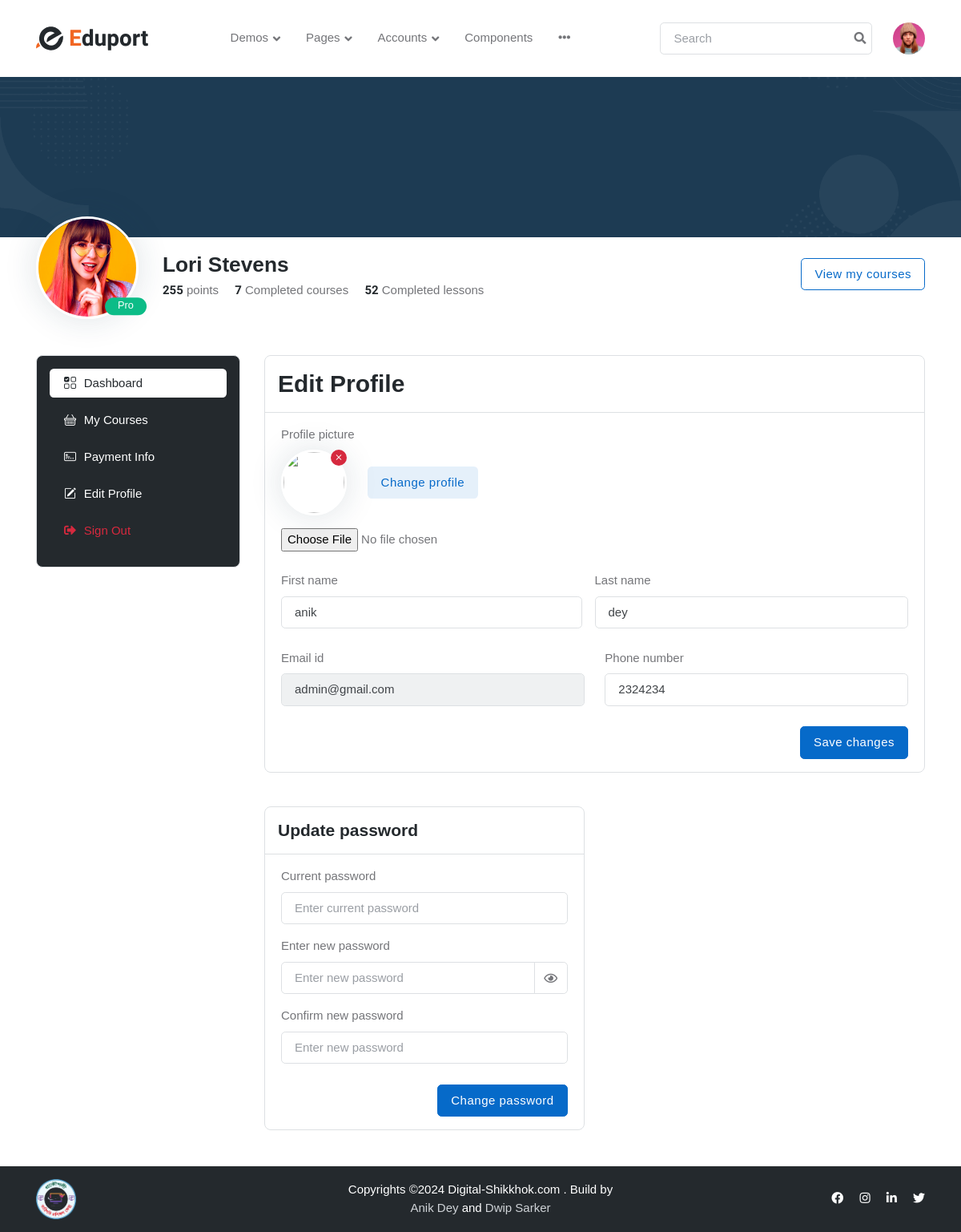
The app's page /student/student_edit_profile.php (signed in) with its own data.
### tables this page shows
CREATE TABLE `users` (
  `id` int(255) NOT NULL,
  `role` int(255) NOT NULL DEFAULT 1,
  `first_name` varchar(255) NOT NULL,
  `last_name` varchar(255) NOT NULL,
  `phone` varchar(255) NOT NULL,
  `email` varchar(255) NOT NULL,
  `password` varchar(255) NOT NULL,
  `avatar` varchar(255) NOT NULL,
  `created_at` datetime NOT NULL DEFAULT current_timestamp(),
  `updated_at` datetime NOT NULL DEFAULT current_timestamp()
);

### includes/get_user_by_id.php (called while the page is built, shortened)
<?php
function get_user($conn, $user_id)
{
    $stmt = $conn->prepare("SELECT * FROM users WHERE id = ?");
    $stmt->bind_param("s", $user_id);
    if (!$stmt->execute()) {
        echo "Error executing query: " . $stmt->error;
        return null;
    }
    $result = $stmt->get_result();
    if ($result->num_rows > 0) {
        $user = $result->fetch_assoc();
        return $user;
    } else {
        echo "No user found with the given email.";
        $stmt->close();
        return null;
    }
}
?>

### student/student_edit_profile.php (the view, shortened to what this page needs)
<?php
include '../includes/db.php';
include	'../includes/get_user_by_id.php';
$user_id = $_SESSION['user_id'];
$user = get_user($conn, $user_id);
?>
<div class="col-xl-9">
	<div class="card bg-transparent border rounded-3">
		<div class="card-header bg-transparent border-bottom">
			<h3 class="card-header-title mb-0">Edit Profile</h3>
		</div>
		<div class="card-body">
			<form action="../includes/process_student_update_profile.php" method="POST" enctype="multipart/form-data" class="row g-4">
				<div class="col-12 justify-content-center align-items-center">
					<label class="form-label">Profile picture</label>
					<div class="d-flex align-items-center">
						<label class="position-relative me-4" for="uploadfile-1" title="Replace this pic">
							<span class="avatar avatar-xl">
								<img id="uploadfile-1-preview" class="avatar-img rounded-circle border border-white border-3 shadow" src="../uploads/img/users/<?php echo $user['avatar']; ?>" alt="">
							</span>
							<button type="button" class="uploadremove"><i class="bi bi-x text-white"></i></button>
						</label>
						<label class="btn btn-primary-soft mb-0 d-block" for="uploadfile-1">Change profile
							</label>
							<br>
					</div>
					<div class="d-block mt-3">
								<input id="avatar" class="display-none" type="file" name="avatar">
							</div>
				</div>
				<div class="col-12">
					<div class="input-group d-flex justify-content-between">
						<div class=" me-2" style="width: 48%;">
							<label class="form-label d-block">First name</label>
							<input type="text" name="fname" id="fname" class="form-control" value="<?php echo $user['first_name']; ?>" placeholder="First name">
						</div>
						<div class="w-50">
							<label class="form-label d-block">Last name</label>
							<input type="text" name="lname" id="lname" class="form-control" value="<?php echo $user['last_name']; ?>" placeholder="Last name">
						</div>
					</div>
				</div>
				<div class="col-md-6">
					<label class="form-label">Email id</label>
					<input class="form-control" type="email" value="<?php echo $user['email']; ?>" placeholder="Email" disabled>
				</div>
				<div class="col-md-6">
					<label class="form-label">Phone number</label>
					<input type="text" name="phone" id="phone" class="form-control" value="<?php echo $user['phone']; ?>" placeholder="Phone number">
				</div>
				<div class="d-sm-flex justify-content-end">
					<button type="submit" name="update_profile" class="btn btn-primary mb-0">Save changes</button>
				</div>
			</form>
		</div>
	</div>
	<div class="row g-4 mt-3">
		<div class="col-lg-6">
			<div class="card border bg-transparent rounded-3">
				<div class="card-header bg-transparent border-bottom">
					<h5 class="card-header-title mb-0">Update password</h5>
				</div>
				<div class="card-body">
					<form action="../includes/process_student_update_password.php" method="POST">
						<div class="mb-3">
							<label class="form-label">Current password</label>
							<input class="form-control" type="password" name="current_password" id="current_password" placeholder="Enter current password">
						</div>
						<div class="mb-3">
							<label class="form-label"> Enter new password</label>
							<div class="input-group">
								<input class="form-control" type="password" name="new_password" id="new_password" placeholder="Enter new password">
								<span class="input-group-text p-0 bg-transparent">
									<i class="far fa-eye cursor-pointer p-2 w-40px"></i>
								</span>
							</div>
						</div>
						<div>
							<label class="form-label">Confirm new password</label>
							<input class="form-control" type="password" name="confirm_password"
								id="confirm_password" placeholder="Enter new password">
						</div>
						<div class="d-flex justify-content-end mt-4">
							<button type="submit" name="update_password" class="btn btn-primary mb-0">Change password</button>
						</div>
					</form>
				</div>
			</div>
		</div>
	</div>
</div>
<?php
include('../layouts/student.php');
?>

### layouts/student.php (style rules this page uses)
body { font-family: 'Hind Siliguri', sans-serif; }
h1, h2, h3, h4, h5, h6, span, p { font-family: 'Hind Siliguri', sans-serif; }

### records on screen
users: fname "anik", lname "dey", email "admin@gmail.com", phone "2324234"
